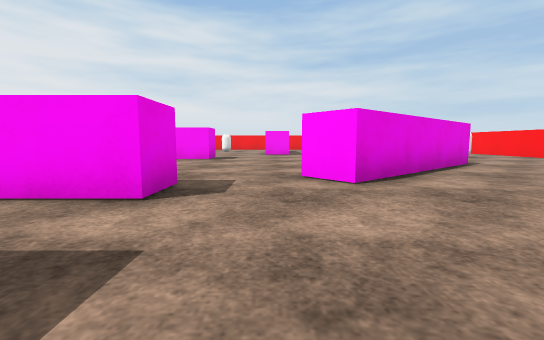
[1] (above)

18 first-person views from a walk through a Unity game level. The camera is 0.58 m above the floor, tilts 6° down and sees 90° across. The floor is counted in squares, 1 m on a side. Each view is taken from the middle of a square. On the plan, view 1 faces up. The plan holds only what a view shows up to about 9 squares ahead; the rest is blank. The player is left out. Surface patterns are stand-ins for the level's own textures.

[2]
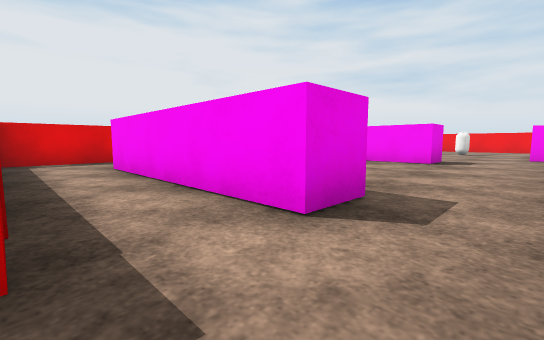

[3]
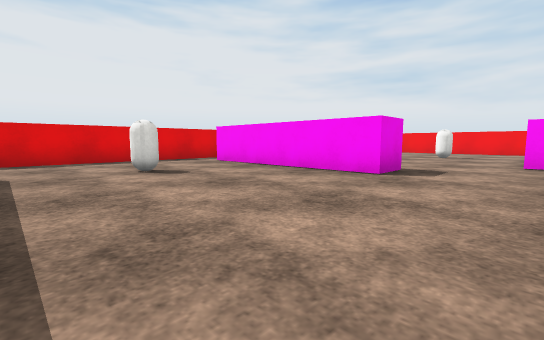

[4]
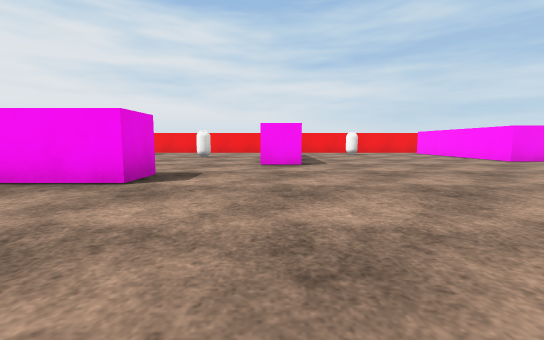

[5]
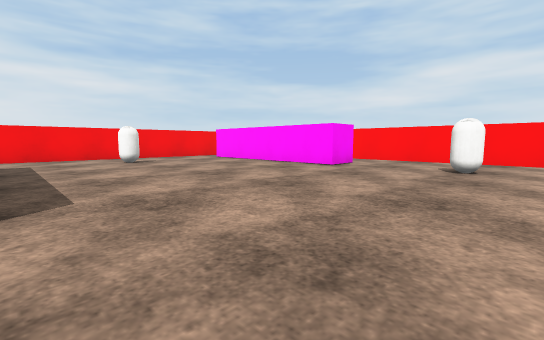

[6]
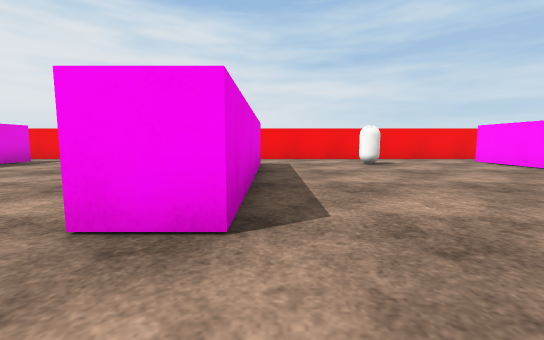

[7]
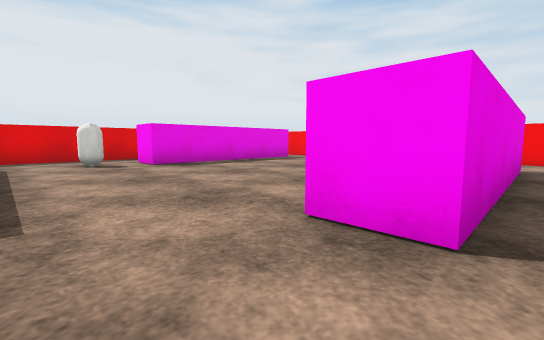

[8]
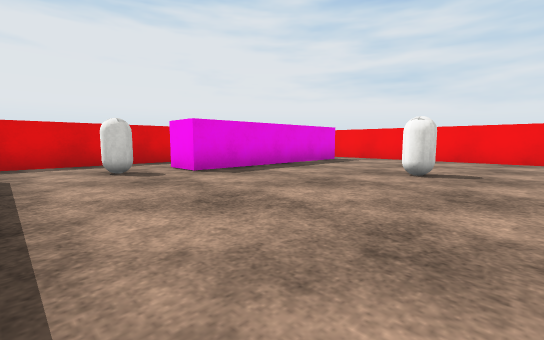

[9]
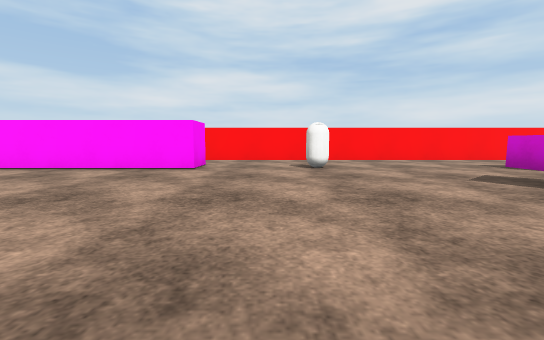

[10]
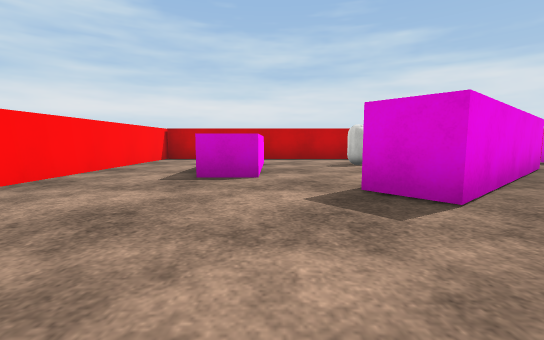

[11]
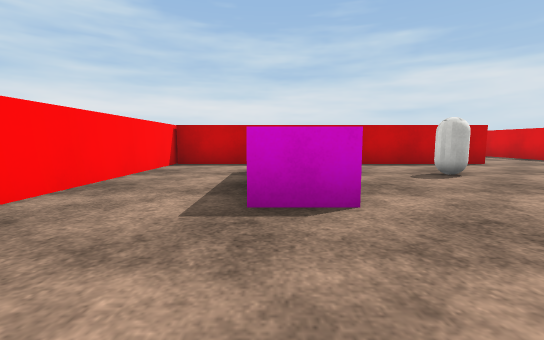

[12]
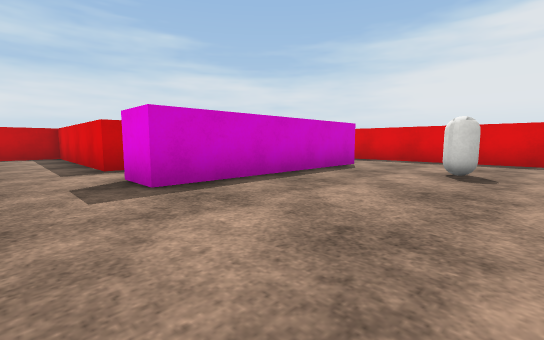

[13]
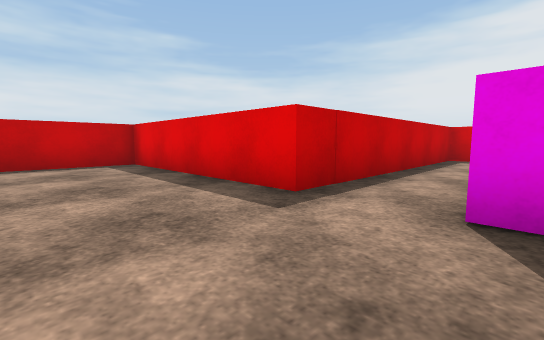

[14]
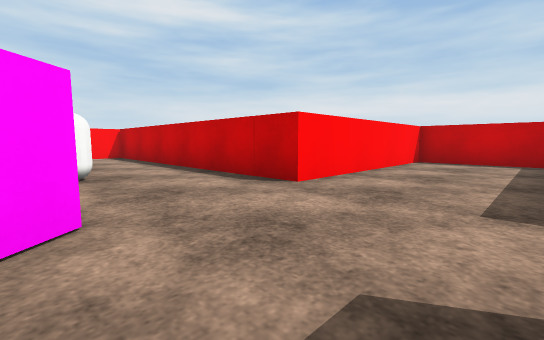

[15]
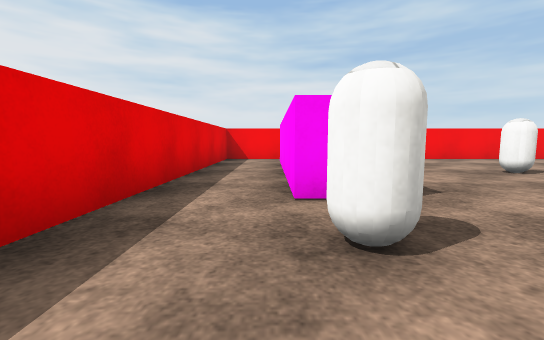

[16]
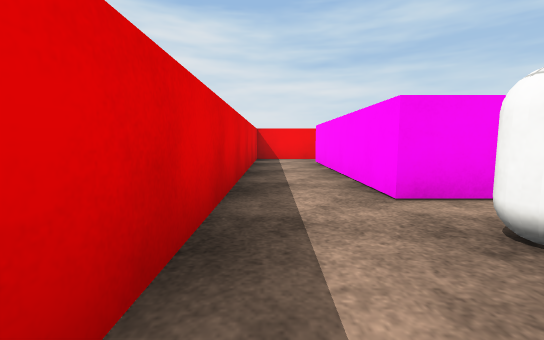

[17]
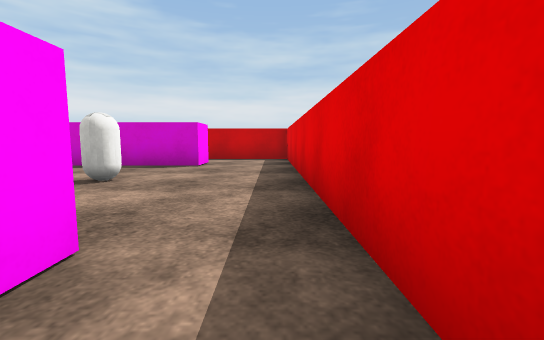

[18]
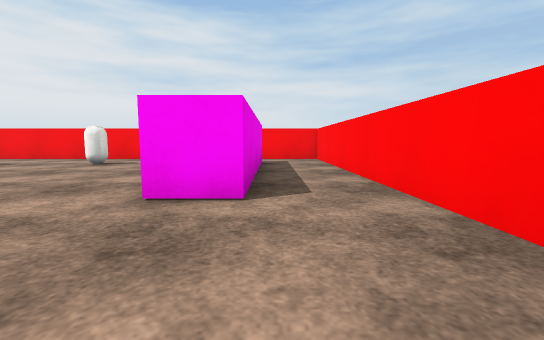

### Floor plan
Points are (right, up) in squares from view 1. A wall is a line through its corners. A room is listed if a view was taken in it or the views show most of it. See-through windows are left out.
Room 1 (views 1, 2, 3, 4, 5, 6, 7, 8, 9, 10, 11, 12, 13, 14, 15, 16, 17, 18)
walls: (-2, 9.8) (-2, 8.6) (-7, 8.6) (-7, 9.1); (4.3, 7.6) (5, 6.9) (1.1, 3.6) (0.5, 4.4) (4.3, 7.6); (-1.3, 3.6) (-1.3, 2.6) (-6.3, 2.6) (-6.3, 3.6) (-1.3, 3.6); (6.1, 5.6) (7.2, 5.6); (0.7, 16.6) (0.7, 11.6) (-0.4, 11.6); (1.5, 1) (9.5, 1) (9.5, 19) (-8.5, 19) (-8.5, 1) (-1.3, 1) (-1.3, -4.3) (1.5, -4.3) (1.5, 1); (7.7, 17.1) (7.7, 12.6) (6.7, 12.6) (6.7, 17.8); (-5.8, 17.8) (-5.8, 12.6) (-6.8, 12.6) (-6.8, 17.6)
objects: capsule (-6, 6); capsule (-6, 11) to (-6, 12); capsule (-3, 15); capsule (3, 17); capsule (4, 3); capsule (7, 10)

Where each view was taken, in squares from view 1:
view 1: 0 up, 0 right, facing up
view 2: 1 up, 0 right, facing up-left
view 3: 4 up, 0 right, facing up-left
view 4: 5 up, 0 right, facing up
view 5: 9 up, 1 right, facing up-right
view 6: 10 up, 1 right, facing up
view 7: 10 up, 1 right, facing up-left
view 8: 10 up, 1 left, facing up-left
view 9: 11 up, 1 right, facing right
view 10: 10 up, 6 right, facing down
view 11: 8 up, 7 right, facing down
view 12: 7 up, 0 right, facing down-left
view 13: 3 up, 1 right, facing down-left
view 14: 4 up, 1 left, facing down-right
view 15: 10 up, 7 left, facing up
view 16: 10 up, 8 left, facing up
view 17: 10 up, 8 left, facing down
view 18: 10 up, 8 right, facing up
